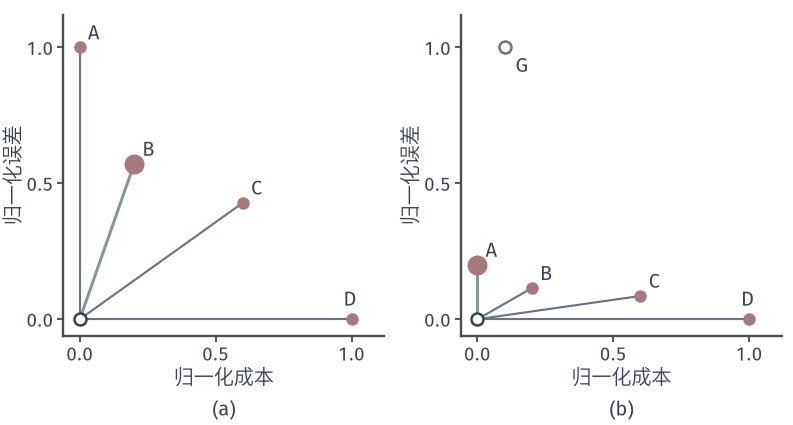

Generate this figure with Python:
from pathlib import Path
import sys
sys.path.insert(0, str(Path(__file__).resolve().parents[1]/"moo-common"))
from moo_fig import *
HERE = Path(__file__).resolve().parent
# Distance to the ideal point after min-max normalization: range from A..D versus range widened by G=(1.5,36).
P = {k: np.array(CANDS[k], float) for k in 'ABCD'}
def norm(p, lo, hi): return (p-lo)/(hi-lo)
fig, axes = figure(width_mm=112, height_mm=60, ncols=2)
panels(fig, .08, .985, .985, .19, .24)
R = [(np.array([1., 1.]), np.array([6., 8.])), (np.array([1., 1.]), np.array([6., 36.]))]
out = []
for ax, (lo, hi) in zip(axes, R):
    setup(ax, (-.06, 1.12), (-.06, 1.12), [0, .5, 1], [0, .5, 1], '归一化成本', '归一化误差', equal=True)
    Q = {k: norm(p, lo, hi) for k, p in P.items()}
    dist = {k: float(np.linalg.norm(q)) for k, q in Q.items()}; best = min(dist, key=dist.get); out.append(dist)
    for k, q in Q.items():
        ax.plot([0, q[0]], [0, q[1]], color=MUTED if k != best else GREEN, lw=.85 if k != best else 1.2, zorder=2)
        dot(ax, q, RED, ms=8 if k == best else 5)
    hollow(ax, (0, 0), INK)
    D = {'A': (.03, .03), 'B': (.03, .03), 'C': (.03, .03), 'D': (-.03, .05)}
    for k, q in Q.items(): ax.text(q[0]+D[k][0], q[1]+D[k][1], k, color=INK)
g = norm(np.array([1.5, 36.]), *R[1]); hollow(axes[1], g); axes[1].text(g[0]+.04, g[1]-.09, 'G', color=INK)
tags(fig, axes)
save(fig, HERE, 'figure', {'distances': out}); print(out, g)
